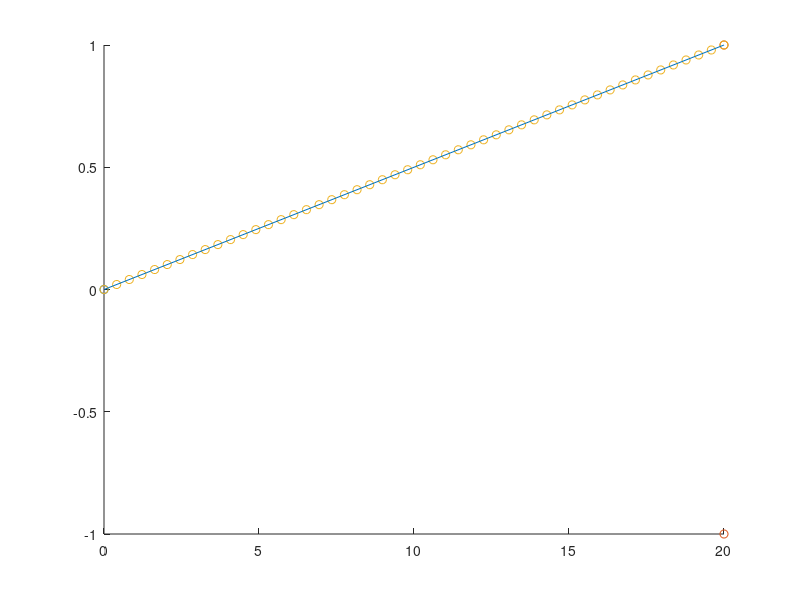

Here is the MATLAB script that generated this plot: (Note: this script raises an error after producing the figure.)

function L1_cost_proj_approach2

% Parameters
%%%%%%%%%%%%%%%%%%%%%%%%%%%%%%%%%%%%%%%%%%%%%%%%%%%%%%%%%%%%%%%%%%%%%%%%%%%
param.dt = 1E-2;        % Time step length
param.nbData = 50;      % Number of datapoints
param.nbIter = 3000;    % Number of iterations for iLQR
param.nbPoints = 1;     % Number of viapoints
param.nbVarX = 3;       % State space dimension (x1,x2,x3)
param.nbVarU = 3;       % Control space dimension (dx1,dx2,dx3)
param.nbVarF = 2;       % Objective function dimension (f1,f2,f3, with f3 as orientation)
param.r = 50;           % Control weight term

param.nbObj = 2;

% defining the two objectives
param.Obj3d = [[20.; -1.;0], [20.; 1.;0]];
%param.Obj3d = [[22.; -4.], [5.; 5.]];
%param.Obj3d = [[15.; 6.], [-2.; 3.]];
%param.Obj3d = [[24; 7;5],[23; 4;10],[20; 10; 9]];

% Initial robot pose
x0_3d = [0;0;0];


% generate the trajectory to be avoided for all objects exept goal (index 1)
param.traj3d = zeros(param.nbVarX, param.nbData, param.nbObj-1);

for i = 2:param.nbObj 
    param.traj3d(1,:,i-1) = linspace(0,param.Obj3d(1,i),param.nbData);
    param.traj3d(2,:,i-1) = linspace(0,param.Obj3d(2,i),param.nbData);
    param.traj3d(3,:,i-1) = linspace(0,param.Obj3d(3,i),param.nbData);
end


% -------------------------------------------------------------------------
% PLOTTING THE INITIAL SITUATION
figure
hold on
scatter3(x0_3d(1),x0_3d(2),x0_3d(3));
scatter3(param.Obj3d(1,:),param.Obj3d(2,:), param.Obj3d(3,:));

for j = 2:param.nbObj
    scatter3(param.traj3d(1,:,j-1), param.traj3d(2,:,j-1), param.traj3d(3,:,j-1));
    plot3([x0_3d(1) param.Obj3d(1,j)],[x0_3d(2) param.Obj3d(2,j)],[x0_3d(3) param.Obj3d(3,j)]);
end

size_rec = 0.5;

draw_cube(param.Obj3d(:,1), size_rec, 'green');

for i = 2:param.nbObj
    
   draw_cube(param.Obj3d(:,i), size_rec, 'red'); 
    
end

xlabel('x');
ylabel('y');
zlabel('z');
xlim([-2,30]);
ylim([-2,30]);
zlim([-2,30]);
grid on;
view(3);
hold off

% ------------------------------------------------------------------------
 
% defining the point of view of the observer
param.pov = [15; 10; 25];
param.ThetaX = -pi/2;
param.ThetaY = 0;
param.ThetaZ = 0;

% projecting objectives and trajectories on viewplane
param.Obj = Point_Projection(param.Obj3d,param.ThetaX, param.ThetaY, param.ThetaZ, param.pov);
param.traj = zeros(param.nbVarX-1, param.nbData, param.nbObj-1);

for i = 1:param.nbObj-1
    param.traj(:,:,i) = Point_Projection(param.traj3d(:,:,i), param.ThetaX, param.ThetaY, param.ThetaZ, param.pov);
end

% computing the covariance matrix of the various goals
X_obj = param.Obj - mean(param.Obj, 2);

Cov = X_obj*X_obj'/(param.nbObj-1);
epsilon = 1E-4 * diag(ones(2));
Cov = Cov+epsilon; % ensure not to have a singular matrixx

% Compute the eigenvectos of the covariance matrix
[eig_vec, D] = eig(Cov);
eig_max = max(D, [], 'all');

% tuning the weights as a function of the eigenvalues
% start by sorting the eigenvalues and rearanging eigenvectors
[~,I] = sort(diag(D),'descend');
eig_vec = eig_vec(:,I);
D = diag([5,1])/eig_max;



% TUNING PARAMETERS ------------------------------------------------------

param.w2 = 100;
param.w2 = linspace(8,3, param.nbData).^3;

% Q1 brings end effector to right goal
param.Qf = param.nbData*param.w2(1)*10;
Mat1 = eye(param.nbData);
Mat1(param.nbData, param.nbData) = param.Qf; %terminal weight
param.Q1 = kron(Mat1, eye(param.nbVarX)*100);

% Qp brings end effector to right goal in projection space
Mat2 = eye(param.nbData);
Mat2(param.nbData, param.nbData) = param.Qf;
param.Qp = kron(Mat2, eig_vec*eye(param.nbVarX-1)*eig_vec'*0);


% Defining the control matrix
R = speye((param.nbData-1)*param.nbVarU)*param.r;

%--------------------------------------------------------------------------

% Iterative LQR (iLQR)
%%%%%%%%%%%%%%%%%%%%%%%%%%%%%%%%%%%%%%%%%%%%%%%%%%%%%%%%%%%%%%%%%%%%%%%%%%%
u = zeros(param.nbVarU*(param.nbData-1), 1); %Initial commands

% projecting it on viewspace
x0 = Point_Projection(x0_3d, param.ThetaX, param.ThetaY, param.ThetaZ, param.pov);

% Transfer matrices (for linear system as single integrator)
Su0 = [zeros(param.nbVarX, (param.nbVarX)*(param.nbData-1)); tril(kron(ones(param.nbData-1), eye(param.nbVarX)*param.dt))];
Sx0 = kron(ones(param.nbData,1), eye(param.nbVarX));

for n=1:param.nbIter	
	x3d = reshape(Su0 * u + Sx0 * x0_3d, param.nbVarX, param.nbData); % System evolution  
    
    %computing the Jacobians and Hessian of the cost function 
    Jx = Gradient_x(x3d, param);
    Ju = 2*R*u;
    
    Hxx = Hess_x(x3d, param);
    Huu = 2*R;
    
    % calculating the update step
    du = (Su0'*Hxx*Su0 + Huu)^(-1)*(-Su0'*Jx-Ju);
    
	% Estimate step size with backtracking line search method
	
	alpha = 1;
	cost0 = cost_fct(x3d, u, param, R);
    
	while 1
		utmp = u + du * alpha;
		xtmp = reshape(Su0 * utmp + Sx0 * x0_3d, param.nbVarX, param.nbData); %System evolution
        
        cost = cost_fct(xtmp, utmp, param, R);
        
        if cost < cost0 || alpha < 1E-3
			break;
        end
        
		alpha = alpha * 0.5;
    end
    
	u = u + du * alpha;
    
    clc;
    display(n);
	
	if norm(du * alpha) < 1E-3
		break; %Stop iLQR when solution is reached
    end
    
end
disp(['iLQR converged in ' num2str(n) ' iterations.']);


%% Plot state space
%%%%%%%%%%%%%%%%%%%%%%%%%%%%%%%%%%%%%%%%%%%%%%%%%%%%%%%%%%%%%%%%%%%%%%%%%%%
if abs(x3d(1,param.nbData) - param.Obj(1,1)) < 1E-5
    if abs(x3d(2, param.nbData) -param.Obj(2,1)) < 1E-5
        if abs(x3d(2, param.nbData)-param.Obj(2,1)) < 1E-5
        
            display("reached goal point");
        end
    end
end


x = Point_Projection(x3d, param.ThetaX, param.ThetaY, param.ThetaZ, param.pov);
figure('position',[10,10,600,600], 'color', [1 1 1]);
hold on;
axis off;

Xs = linspace(-30,50,100);
[Grid_X, Grid_Y] = meshgrid(Xs);
Grid_X = reshape(Grid_X, 1, []);
Grid_Y = reshape(Grid_Y, 1, []);
Grid_coord = [Grid_X; Grid_Y];
costP = cost_plot(Grid_coord, param);
costP = reshape(costP, 100, 100);




size_rec = 0.5;
rec1_x = [param.Obj(1,1)-size_rec, param.Obj(1,1)-size_rec,  param.Obj(1,1)+size_rec, param.Obj(1,1)+size_rec];
rec1_y = [param.Obj(2,1)-size_rec, param.Obj(2,1)+size_rec, param.Obj(2,1)+size_rec, param.Obj(2,1)-size_rec];

patch(rec1_x, rec1_y, [0.4660 0.6740 0.1880]);
for j = 2:param.nbObj
    rec2_x = [param.Obj(1,j)-size_rec, param.Obj(1,j)-size_rec, param.Obj(1,j)+size_rec, param.Obj(1,j)+size_rec];
    rec2_y = [param.Obj(2,j)-size_rec, param.Obj(2,j)+size_rec, param.Obj(2,j)+size_rec, param.Obj(2,j)-size_rec];
    patch(rec2_x, rec2_y, [0.8500 0.3250 0.0980]);
end
plot(x(1,:),x(2,:),"LineWidth", 1.5, "Marker", 'o');
xlim([-1,22])
ylim([-12.5,12.5])


% plotting fastest path
for i = 1:param.nbObj
    plot([x0(1) param.Obj(1,i)], [x0(2) param.Obj(2,i)], 'color', [0.4940 0.1840 0.5560], "LineWidth", 0.8, "LineStyle", '--');
    
end

legend('Location', 'best')
legend("desired target", "undesired target", "legible trajectory", "optimal trajectory");

hold off;


figure('position',[10,10,600,600], 'color', [1 1 1]);
hold on;
hold on
grid on

plot3(x3d(1,:),x3d(2,:),x3d(3,:), "LineWidth", 1.5, "Marker", 'o');
draw_cube(param.Obj3d(:,1), size_rec, [0.4660 0.6740 0.1880]);

for i = 2:param.nbObj
    
   draw_cube(param.Obj3d(:,i), size_rec, [0.8500 0.3250 0.0980]); 
    
end
plot3([x0_3d(1) param.Obj3d(1,1)], [x0_3d(2) param.Obj3d(2,1)], [x0_3d(3) param.Obj3d(3,1)], 'color', [0.4940 0.1840 0.5560], "LineWidth", 0.8, "LineStyle", '--');
plot3([x0_3d(1) param.Obj3d(1,2)], [x0_3d(2) param.Obj3d(2,2)], [x0_3d(3) param.Obj3d(3,2)], 'color', [0.4940 0.1840 0.5560], "LineWidth", 0.8, "LineStyle", '--');


Rx = [1 0 0; 0 cos(param.ThetaX) -sin(param.ThetaX); 0 sin(param.ThetaX) cos(param.ThetaX)];
Ry = [cos(param.ThetaY) 0 sin(param.ThetaY); 0 1 0; -sin(param.ThetaY) 0 cos(param.ThetaY)];
Rz = [cos(param.ThetaZ) -sin(param.ThetaZ) 0; sin(param.ThetaZ) cos(param.ThetaZ) 0; 0 0 1];

ey = [0;6;0];
ey_new = Rz*Ry*Rx*ey;

quiver3(param.pov(1), param.pov(2), param.pov(3), ey_new(1), ey_new(2), ey_new(3),"LineWidth", 5, 'color', 'b');
draw_cube(param.pov, 1, [0.9290 0.6940 0.1250])

xlim([-2,28]);
ylim([-15,15]);
zlim([-2,28]);
xlabel('x');
ylabel('y');
zlabel('z');

view(3);
hold off;
% figure
Xs = linspace(-30,50,100);
[Grid_X, Grid_Y] = meshgrid(Xs);
mesh(Grid_X, Grid_Y,costP)

end



function Jx = Gradient_x(X, param)
    %{ 
    Computes the gradient of the cost function with respect to the x
    X: (NxM) datapoints
    Jx: (NMx1) vector containing the gradient of each step

    %}
    
    %building projection matrix
    Rx = [1 0 0; 0 cos(param.ThetaX) -sin(param.ThetaX); 0 sin(param.ThetaX) cos(param.ThetaX)];
    Ry = [cos(param.ThetaY) 0 sin(param.ThetaY); 0 1 0; -sin(param.ThetaY) 0 cos(param.ThetaY)];
    Rz = [cos(param.ThetaZ) -sin(param.ThetaZ) 0; sin(param.ThetaZ) cos(param.ThetaZ) 0; 0 0 1];
    P = inv(Rz*Ry*Rx);
    P = P([1,3],:);
    
    X1 = reshape(X-param.Obj3d(:,1), param.nbVarX*param.nbData,1);
   
    Jx = 2*param.Q1*X1;
    
    %Projecting X on 2D viewplane to calcultate 2D Jacobian in viewplane
    Xp = Point_Projection(X, param.ThetaX, param.ThetaY, param.ThetaZ, param.pov);
    %Xp = reshape(Xp, (param.nbVarX-1)*param.nbData, 1);
    X1p = reshape(Xp-param.Obj(:,1), (param.nbVarX-1)*param.nbData, 1);
    
    Jxp = 2*param.Qp*X1p;
    
    for j = 1:param.nbObj-1     %iterate over the number of different objectives
        for i = 2:param.nbData  %iterate over the trajectory 
           
            X2 = reshape(Xp-param.traj(:,i,j), (param.nbVarX-1)*param.nbData,1);
            I_neg = X2 <= 0;
            I_pos = X2 > 0;
            Jxp(I_neg) = Jxp(I_neg) + param.w2(i);
            Jxp(I_pos) = Jxp(I_pos) - param.w2(i);
            
        end
    end   
    
    %going from 2d Jacobian to the 3D one
    Jxp = reshape(Jxp, param.nbVarX-1, param.nbData);
    Jxp = reshape(P'*Jxp, param.nbVarX*param.nbData,1);
    Jx = Jx + Jxp;
 


end


function Hxx = Hess_x(X, param)
    %{
    Returns the Hessian of the cost function around each one of the
    datapoints
    X (NxM) input data
    Hxx (N*NbrDataPoints) square matrix
    %}
    
    Q1 = param.Q1;

    Hxx = 2*Q1;
      
end

function cost = cost_fct(X, U, param, R)
    %{
    X (NxM)

    %}
    X1 = reshape(X-param.Obj3d(:,1), (param.nbVarX)*param.nbData,1);
    Q1 = param.Q1;
    
    cost = X1'*Q1*X1 + U'*R*U;
    
    % projecting points
    Xp = Point_Projection(X, param.ThetaX, param.ThetaY, param.ThetaZ, param.pov);
    X1p = reshape(Xp-param.Obj(:,1), (param.nbVarX-1)*param.nbData, 1);
    cost = cost + X1p'*param.Qp*X1p;
    
    for j = 1:param.nbObj-1        % iterating over points of the trajectory
       for i = 2:param.nbData-1      % iterating over the number of objectives
           
            X2 = reshape(Xp-param.traj(:,i,j), (param.nbVarX-1)*param.nbData,1);
            cost = cost - param.w2(i)*sum(abs(X2));
            
        end
    end
    
end


function cost = cost_plot(X, param)
    
    [~,M] = size(X);
    cost = zeros(1,M);
    
    for k = 1:M       
       for i = 1:param.nbData
           for j = 1:param.nbObj-1
               X2 = X(:,k) - param.traj(:,i,j);
               cost(:,k) = cost(:,k)-param.w2(i)*sum(abs(X2));
           end
       end
           
    end

end
